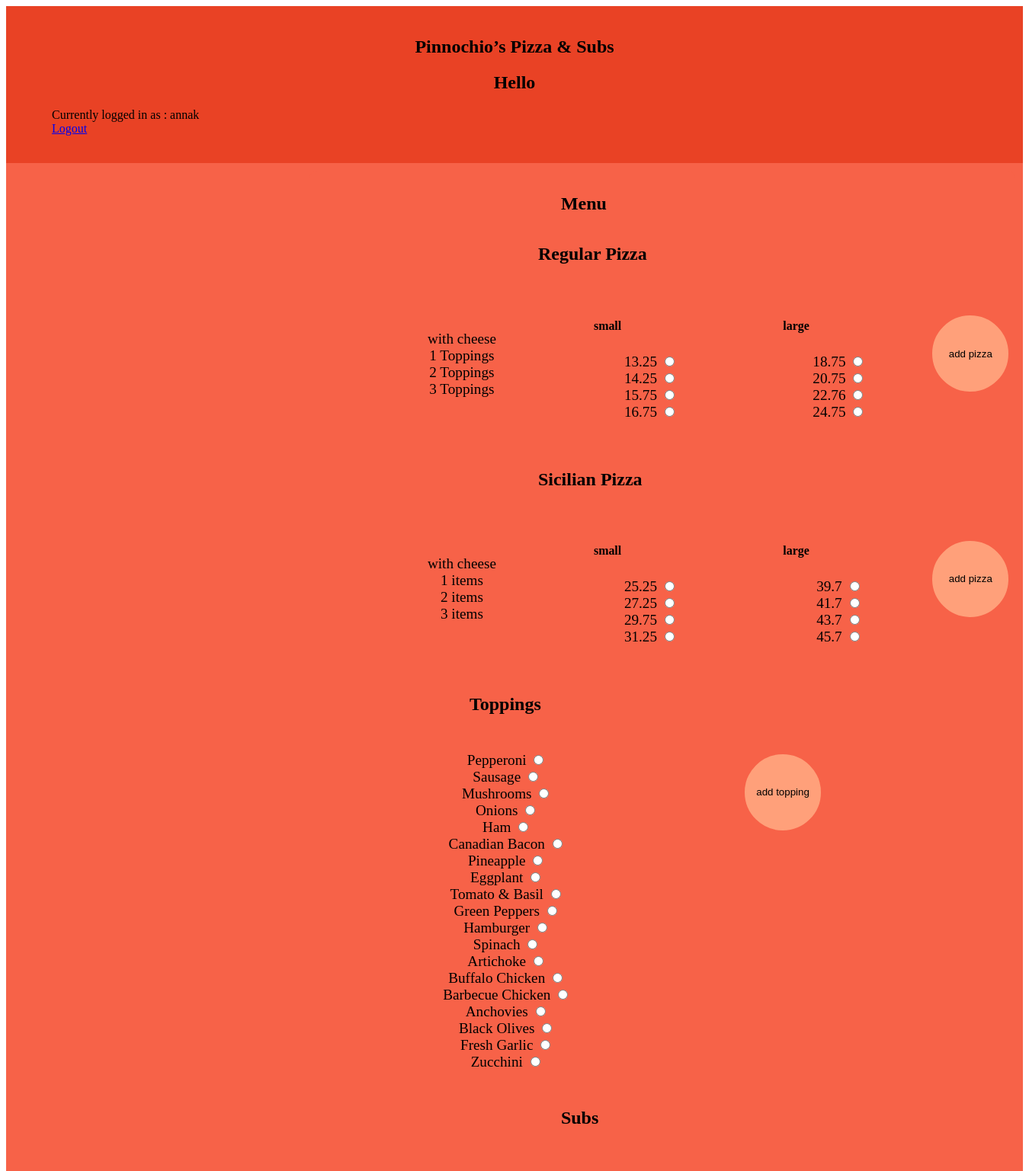
The app's page / (signed in, upper part) with its own data.
### orders/models.py (models this page shows, shortened)
class pizza(models.Model):
    name=models.CharField(max_length=64)
    size=models.CharField(max_length=64)
    toppingQuantity=models.IntegerField()
    price=models.FloatField()

class toppings(models.Model):
    topping=models.CharField(max_length=64)
    toPizza=models.ManyToManyField(pizza, blank=True, related_name="pizzaToppings")

### orders/views.py (the view)
# urls.py: path("", views.index, name="index"),
def index(request):
    if not request.user.is_authenticated:
        return render(request, "orders/login.html", {"message": None})
    context ={
        "user" : request.user,
        "platters": DinnerPlatters.objects.all(),
        "salads" : Salads.objects.all(),
         "pasta" :pasta.objects.all(),
         "pizza" : pizza.objects.all(),
         "toppings": toppings.objects.all(),
         "subs" : subs.objects.all(),
    }
    return render(request, "orders/user.html", context)

### orders/templates/orders/user.html (shortened to what this page needs)
{% load static %}
<html>
    <head>
        <link rel="stylesheet" href="{% static 'orders/style.css' %}"/>
    </head>
    <body>
        <header>
            <h2 class="center">Pinnochio’s Pizza & Subs</h2>
            <h2 class="center">Hello {{user.first_name}}</h2>
            <ul>
                <li>
                    Currently logged in as : {{user.username}}
                </li>
                <li><a href="{% url 'logout' %}">Logout</a></li>
            </ul>
        </header>
        <section class="bigcontainer" >
        <section class="container menu">
            <h2 class="title2">Menu</h2>
            <h2 class="title">Regular Pizza</h2>
        <div class="box1">
             <div>
               <br>
                <ul>
                    {% for pizza in pizza %}
                    {%if pizza.size == "small" and pizza.name == "Regular Pizza" %}
                    <li>
                        {%if pizza.toppingQuantity != 0%}
                        {{pizza.toppingQuantity}} Toppings
                        {%else%}
                        with cheese
                        {%endif%}
                   </li>
                   {% endif %}
                 {% endfor %}
            </ul>
             </div>
             <div>
               <h5>small</h5>
                <ul>
                    {% for pizza in pizza%}
                    {%if pizza.size == "small" and  pizza.name == "Regular Pizza" %}
                    <li>
                        {%if pizza.toppingQuantity != 0 %}
                        <label for="{{pizza.size}}{{pizza.name}}{{pizza.toppingQuantity}}" > {{pizza.price}}</label>
                        <input type="radio" id="{{pizza.size}}{{pizza.name}}{{pizza.toppingQuantity}}"name="regular" value="{{pizza.size}} {{pizza.name}} with {{pizza.toppingQuantity}} toppings {{pizza.price}}" >
                        {%else%}
                        <label for="{{pizza.size}}{{pizza.name}} with Cheese" > {{pizza.price}}</label>
                        <input type="radio" id="{{pizza.size}}{{pizza.name}} with Cheese"  name="regular" value="{{pizza.size}} {{pizza.name}} with Cheese {{pizza.price}}" >
                        {%endif%}
                   </li>
                   {%endif%}
                 {% endfor %}
            </ul>
             </div>
             <div>
                <h5>large</h5>
                <ul>
                    {% for pizza in pizza%}
                    {%if pizza.size == "large" and  pizza.name == "Regular Pizza" %}
                    <li>
                        {%if pizza.toppingQuantity != 0 %}
                        <label for="{{pizza.size}}{{pizza.name}}{{pizza.toppingQuantity}}" > {{pizza.price}}</label>
                        <input type="radio" id="{{pizza.size}}{{pizza.name}}{{pizza.toppingQuantity}}"name="regular" value="{{pizza.size}} {{pizza.name}} with {{pizza.toppingQuantity}} toppings {{pizza.price}}" >
                        {%else%}
                        <label for="{{pizza.size}}{{pizza.name}} with Cheese" > {{pizza.price}}</label>
                        <input type="radio" id="{{pizza.size}}{{pizza.name}} with Cheese"  name="regular" value="{{pizza.size}} {{pizza.name}} with Cheese {{pizza.price}}" >
                        {%endif%}
                   </li>
                   {%endif%}
                 {% endfor %}
            </ul>
             </div >
             <div>
                 <br>
                 <input type="submit" id="regular" onclick="addpizza()"  class="button round"  value ="add pizza">
             </div>
        </div>
        <h2 class="title">Sicilian Pizza</h2>
        <div class="box2">
            <div>
                <br>
                <ul>
                    {% for pizza in pizza %}
                    {%if pizza.size == "small" and pizza.name == "Sicilian Pizza" %}
                        <li>
                            {%if pizza.toppingQuantity != 0%}
                            {{pizza.toppingQuantity}} items
                            {%else%}
                            with cheese
                            {%endif%}
                       </li>
                   {% endif %}
                 {% endfor %}
            </ul>
            </div>
            <div>
                <h5>small</h5>
                <ul>
                    {% for pizza in pizza%}
                    {%if pizza.size == "small" and  pizza.name == "Sicilian Pizza" %}
                    <li>
                        {%if pizza.toppingQuantity != 0 %}
                        <label for="{{pizza.size}}{{pizza.name}}{{pizza.toppingQuantity}}" > {{pizza.price}}</label>
                        <input type="radio" id="{{pizza.size}}{{pizza.name}}{{pizza.toppingQuantity}}"name="sicilian" value="{{pizza.size}} {{pizza.name}} with {{pizza.toppingQuantity}} toppings {{pizza.price}}" >
                        {%else%}
                        <label for="{{pizza.size}}{{pizza.name}} with Cheese" > {{pizza.price}}</label>
                        <input type="radio" id="{{pizza.size}}{{pizza.name}} with Cheese"  name="sicilian" value="{{pizza.size}} {{pizza.name}} with Cheese  {{pizza.price}}" >
                        {%endif%}
                   </li>
                   {%endif%}
                 {% endfor %}
            </ul>
            </div>
            <div>
                <h5>large</h5>
                <ul>
                    {% for pizza in pizza%}
                    {%if pizza.size == "large" and  pizza.name == "Sicilian Pizza" %}
                    <li>
                        {%if pizza.toppingQuantity != 0 %}
                        <label for="{{pizza.size}}{{pizza.name}}{{pizza.toppingQuantity}}" > {{pizza.price}}</label>
                        <input type="radio" id="{{pizza.size}}{{pizza.name}}{{pizza.toppingQuantity}}"name="sicilian" value="{{pizza.size}} {{pizza.name}} with {{pizza.toppingQuantity}} toppings  {{pizza.price}}" >
                        {%else%}
                        <label for="{{pizza.size}}{{pizza.name}} with Cheese" > {{pizza.price}}</label>
                        <input type="radio" id="{{pizza.size}}{{pizza.name}} with Cheese"  name="sicilian" value="{{pizza.size}} {{pizza.name}} with Cheese {{pizza.price}} " >
                        {%endif%}
                   </li>
                   {%endif%}
                 {% endfor %}
            </ul>
            </div>
           <div>
            <br>
             <input type="submit" id="sicilian" onclick="addpizza()" class="button round"  value ="add pizza">
           </div>
        </div>
        <h2 class="title1" >Toppings</h2>
        <div class="box3">
            <div>
                <ul>
                    {% for name in toppings%}
                    <li>
                        <label for="{{name.topping}}" > {{name.topping}}</label>
                        <input type="radio" id="{{name.topping}}" name="topping" value="{{name.topping}}">
                   </li>
                 {% endfor %}
            </ul>
        </div>
        <div>
            <br>
            <input type="submit" id="topping" onclick="addtopping()"  class="button round" value ="add topping">
        </div>
        </div>
        <h2 class="title2">Subs</h2>
        <div class="box4">
            <div class="grow">
                <br>
            </div>
            <div class="shrink">
    </div>
            <div class="shrink">
            </div>
            <div>
            </div>
            <div class="shrink">
                <br>
                <br><br>
            </div>
        </div>
    </section>
</section>
    </body>
</html>

### orders/static/orders/style.css (style rules this page uses)
header { background-color: rgb(233, 66, 37); padding:20px; }
section { background-color: rgb(247, 98, 72); padding: 10px; }
.title1 { margin-left: 200px; }
.title2 { margin-left: 320px; }
.title { margin-left: 290px; }
.bigcontainer { display: flex; flex-direction: row; justify-content: space-between; }
.container { width: 28%; padding:10px; display: flex; flex-direction: column; align-self: flex-start; border-radius: 10px; }
.menu { flex-grow: 1; }
.box1, .box2 , .box3, .box4, .box5, .box6 , .box7 { width: 60%; display: flex; flex-direction: row; justify-content: space-around; border-radius: 15px; }
.box1 > div { width: 30%; font-size: larger; padding: 15px; }
.box2 > div { width: 30%; font-size: larger; padding: 15px; }
.box4 > div { width: 30%; font-size:larger; padding: 5px; }
.shrink { flex-shrink: 1; }
.grow { flex-grow: 1; }
.box3 { font-size: larger; padding: 15px; }
.container > div { width: 80%; padding: 10px; text-align: center; }
ul { list-style-type: none; }
li { width:250px; }
.center { text-align: center; }
.button { width: 100px; height: 25px; margin-left: 40px; border-radius: 3px; background-color: lightsalmon; border: 2px solid lightsalmon; }
.round { padding:10px; height: 100px; width: 100px; border-radius: 50%; border: 2px solid lightsalmon; background-color: lightsalmon; outline:none; }

### records on screen
pizza: size "with cheese", price "13.25"
pizza: toppingQuantity "1", price "14.25"
pizza: toppingQuantity "2", price "15.75"
pizza: toppingQuantity "3", price "16.75"
pizza: price "18.75"
pizza: price "20.75"
pizza: price "22.76"
pizza: price "24.75"
pizza: size "with cheese", price "25.25"
pizza: toppingQuantity "1", price "27.25"
pizza: toppingQuantity "2", price "29.75"
pizza: toppingQuantity "3", price "31.25"
pizza: price "39.7"
pizza: price "41.7"
pizza: price "43.7"
pizza: price "45.7"
toppings: topping "Pepperoni"
toppings: topping "Sausage"
toppings: topping "Mushrooms"
toppings: topping "Onions"
toppings: topping "Ham"
toppings: topping "Canadian Bacon"
toppings: topping "Pineapple"
toppings: topping "Eggplant"
toppings: topping "Tomato & Basil"
toppings: topping "Green Peppers"
toppings: topping "Hamburger"
toppings: topping "Spinach"
toppings: topping "Artichoke"
toppings: topping "Buffalo Chicken"
toppings: topping "Barbecue Chicken"
toppings: topping "Anchovies"
toppings: topping "Black Olives"
toppings: topping "Fresh Garlic"
toppings: topping "Zucchini"

### other values on screen
{{ user.username }} "annak"
